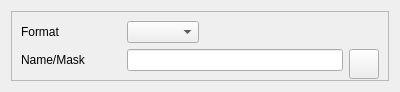
<ui version="4.0" >
 <class>ProfileDataHashlistWidgetUI</class>
 <widget class="QWidget" name="ProfileDataHashlistWidgetUI" >
  <property name="geometry" >
   <rect>
    <x>0</x>
    <y>0</y>
    <width>400</width>
    <height>92</height>
   </rect>
  </property>
  <property name="minimumSize" >
   <size>
    <width>400</width>
    <height>92</height>
   </size>
  </property>
  <property name="windowTitle" >
   <string>Form</string>
  </property>
  <layout class="QGridLayout" name="gridLayout" >
   <item row="0" column="0" >
    <widget class="QFrame" name="frame" >
     <property name="frameShape" >
      <enum>QFrame::StyledPanel</enum>
     </property>
     <property name="frameShadow" >
      <enum>QFrame::Raised</enum>
     </property>
     <layout class="QGridLayout" >
      <item row="0" column="0" >
       <layout class="QHBoxLayout" name="_2" >
        <item>
         <widget class="QLabel" name="label_format" >
          <property name="minimumSize" >
           <size>
            <width>100</width>
            <height>0</height>
           </size>
          </property>
          <property name="text" >
           <string>Format</string>
          </property>
         </widget>
        </item>
        <item>
         <widget class="KComboBox" name="kcombobox_format" />
        </item>
        <item>
         <spacer>
          <property name="orientation" >
           <enum>Qt::Horizontal</enum>
          </property>
          <property name="sizeHint" stdset="0" >
           <size>
            <width>40</width>
            <height>20</height>
           </size>
          </property>
         </spacer>
        </item>
       </layout>
      </item>
      <item row="1" column="0" >
       <layout class="QHBoxLayout" name="_3" >
        <item>
         <widget class="QLabel" name="label_mask" >
          <property name="minimumSize" >
           <size>
            <width>100</width>
            <height>0</height>
           </size>
          </property>
          <property name="text" >
           <string>Name/Mask</string>
          </property>
         </widget>
        </item>
        <item>
         <widget class="KLineEdit" name="klineedit_mask" />
        </item>
        <item>
         <widget class="KPushButton" name="kpushbutton_mask" >
          <property name="minimumSize" >
           <size>
            <width>30</width>
            <height>30</height>
           </size>
          </property>
          <property name="maximumSize" >
           <size>
            <width>30</width>
            <height>30</height>
           </size>
          </property>
         </widget>
        </item>
       </layout>
      </item>
      <item row="2" column="0" >
       <spacer>
        <property name="orientation" >
         <enum>Qt::Vertical</enum>
        </property>
        <property name="sizeHint" stdset="0" >
         <size>
          <width>380</width>
          <height>16</height>
         </size>
        </property>
       </spacer>
      </item>
     </layout>
    </widget>
   </item>
  </layout>
 </widget>
 <customwidgets>
  <customwidget>
   <class>KComboBox</class>
   <extends>QComboBox</extends>
   <header>kcombobox.h</header>
  </customwidget>
  <customwidget>
   <class>KLineEdit</class>
   <extends>QLineEdit</extends>
   <header>klineedit.h</header>
  </customwidget>
  <customwidget>
   <class>KPushButton</class>
   <extends>QPushButton</extends>
   <header>kpushbutton.h</header>
  </customwidget>
 </customwidgets>
 <resources/>
 <connections/>
</ui>
